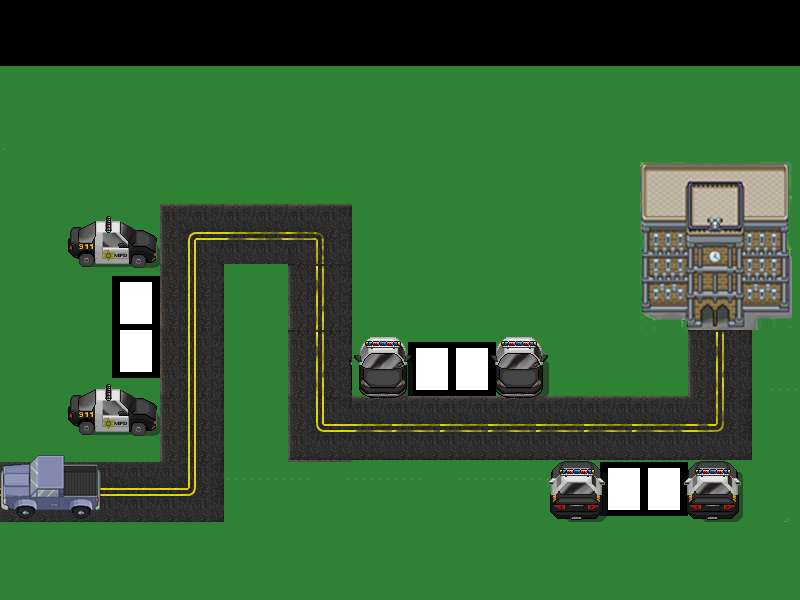

Below is a game level as drawn by its tile map, then a one-line description and the .tmx that defines it (tile-layer data replaced by summaries):
An orthogonal 100x100 tile map with 8x6 px tiles, 3 tile layers (terreno, Capa de patrones 1, Capa superior), 8 tilesets.

<map version="1.0" orientation="orthogonal" renderorder="right-down" width="100" height="100" tilewidth="8" tileheight="6" nextobjectid="1">
 <tileset firstgid="1" name="carreteras" tilewidth="8" tileheight="6" tilecount="3072" columns="48">
  <image source="carreteras.png" width="384" height="384" />
 </tileset>
 <tileset firstgid="3073" name="carreteras2" tilewidth="8" tileheight="6" tilecount="3072" columns="48">
  <image source="carreteras2.png" width="384" height="384" />
 </tileset>
 <tileset firstgid="6145" name="cocheSpawn" tilewidth="8" tileheight="6" tilecount="357" columns="21">
  <image source="cocheSpawn.png" width="171" height="107" />
 </tileset>
 <tileset firstgid="6754" name="banco" tilewidth="8" tileheight="6" tilecount="2100" columns="50">
  <image source="rustboro_metropolis_by_princelegendario-d2kkuab.png" width="400" height="256" />
 </tileset>
 <tileset firstgid="8854" name="blanco" tilewidth="8" tileheight="6" tilecount="15750" columns="150">
  <image source="white.jpg" width="1200" height="630" />
 </tileset>
 <tileset firstgid="24604" name="negro" tilewidth="8" tileheight="6" tilecount="55500" columns="250">
  <image source="black.png" width="2000" height="1333" />
 </tileset>
 <tileset firstgid="80104" name="cochePoli" tilewidth="8" tileheight="6" tilecount="3072" columns="48">
  <image source="autodepolicia.png" width="384" height="384" />
 </tileset>
 <tileset firstgid="83176" name="terrain" tilewidth="8" tileheight="6" tilecount="9856" columns="64">
  <image source="terrain.png" width="512" height="928" />
 </tileset>
 <layer name="terreno" width="100" height="100">
  <data>[10000 cells, 9246 non-empty, 40 distinct tile ids]</data>
 </layer>
 <layer name="Capa de patrones 1" width="100" height="100">
  <data>[10000 cells, 2532 non-empty, 1313 distinct tile ids]</data>
 </layer>
 <layer name="Capa superior" width="100" height="100">
  <data>[10000 cells, 1860 non-empty, 827 distinct tile ids]</data>
 </layer>
</map>
